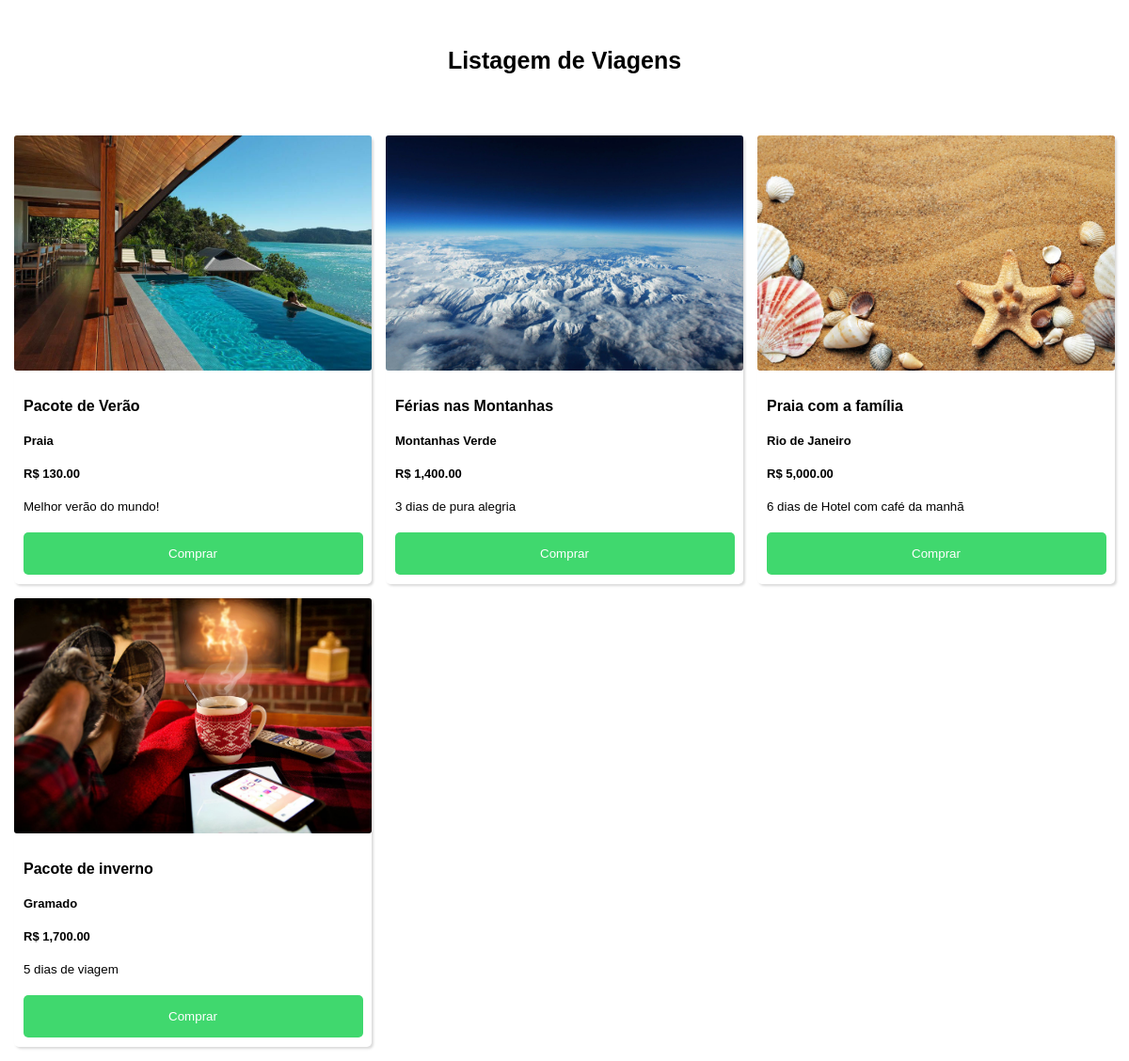
The app's page /listagem.php with its own data.
### tables this page shows
CREATE TABLE IF NOT EXISTS `tb_viagens` (
  `id` int(11) NOT NULL AUTO_INCREMENT,
  `titulo` varchar(50) NOT NULL,
  `local` varchar(50) NOT NULL,
  `valor` float(7,2) NOT NULL,
  `desc` varchar(200) DEFAULT NULL,
  `status` bit(1) NOT NULL DEFAULT b'1',
  `data_cadastro` datetime NOT NULL DEFAULT current_timestamp(),
  `imagem` varchar(100) DEFAULT NULL,
  PRIMARY KEY (`id`)
);

### listagem.php (the view, shortened to what this page needs)
<?php
require_once('backend/conexao.php');
try {
    $sql = "SELECT * FROM tb_viagens ORDER BY data_cadastro DESC";
    $comando = $con->prepare($sql);
    $comando->execute();
    $dados = $comando->fetchAll(PDO::FETCH_OBJ);
} catch (PDOException $e) {
    echo $e->getMessage();
}
?>
<!DOCTYPE html>
<html lang="pt-br">
<head>
    <link rel="stylesheet" href="css/style.css">
</head>
<body>
    <id id="container">
        <h2>Listagem de Viagens</h2>
        <div id="grid-viagens">
            <?php foreach($dados as $dadosItem): ?>
                <figure>
                    <img src="images/upload/<?= $dadosItem->imagem ?>" alt="Banner da viagem">
                    <figcaption>
                        <h4><?= $dadosItem->titulo ?></h4>
                        <h5><?= $dadosItem->local ?></h5>
                        <h5>R$ <?= number_format($dadosItem->valor, 2, '.', ',') ?></h5>
                        <small><?= $dadosItem->desc ?></small>
                    </figcaption>
                <button class="button-buy">Comprar</button>
                </figure>
            <?php endforeach ?>
        </div>
    </id>
</body>
</html>

### css/style.css (style rules this page uses)
* { font-family: 'Lucida Sans', 'Lucida Sans Regular', 'Lucida Grande', 'Lucida Sans Unicode', Geneva, Verdana, sans-serif; box-sizing: border-box; padding: 0; margin: 0; }
h2 { text-align: center; font-size: 25px; margin: 50px 0; }
#grid-viagens { display: grid; grid-template-columns: repeat(3, 1fr); gap: 15px; padding: 15px; }
#grid-viagens figure { box-shadow: rgba(0, 0, 0, 0.15) 1.95px 1.95px 2.6px; border-radius: 5px; }
#grid-viagens figure img { height: 250px; border-radius: 3px; }
#grid-viagens figure figcaption { display: flex; flex-direction: column; gap: 20px; margin-top: 15px; padding: 10px; }
#grid-viagens figure figcaption h5 { font-size: 13px; }
#grid-viagens figure img { width: 100%; }
.button-buy { display: block; width: 95%; margin: 10px auto; padding: 15px 0; background-color: #40d86e; color: #fff; border: none; border-radius: 5px; transition: 250ms }

### records on screen
tb_viagens: imagem (picture), titulo "Pacote de Verão", local "Praia", valor "130.00", desc "Melhor verão do mundo!"
tb_viagens: imagem (picture), titulo "Férias nas Montanhas", local "Montanhas Verde", valor "1,400.00", desc "3 dias de pura alegria"
tb_viagens: imagem (picture), titulo "Praia com a família", local "Rio de Janeiro", valor "5,000.00", desc "6 dias de Hotel com café da manhã"
tb_viagens: imagem (picture), titulo "Pacote de inverno", local "Gramado", valor "1,700.00", desc "5 dias de viagem"
